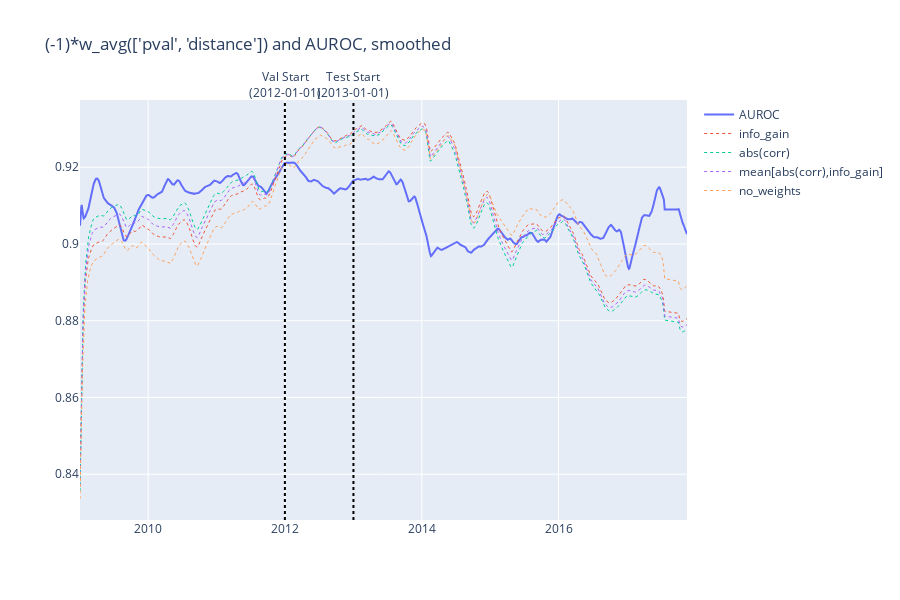

Notebook source saved alongside this figure:
### Code cell
from plotly.subplots import make_subplots
import plotly.graph_objects as go


def y_func(y):
    return y.apply(np.tanh).ewm(span=2).mean()


fig = make_subplots(rows=1, cols=1, shared_xaxes=True, vertical_spacing=0.01)

def none(x):
    return x

act = none

def y_func(y):
    # return y.apply(lambda x: np.clip(x, -1, 1))
    return y.apply(act)

span = 200
def smooth(y: pd.DataFrame):
    return y.ewm(span=span).mean()


x = pd.to_datetime(perf_df.index)

yp = perf_df['score']['label']['auroc']
fig.add_trace(go.Line(x=x, y=smooth(yp), showlegend=True,
              name="AUROC", hovertemplate="%{y: .5f}"), row=1, col=1)

u = yp.mean()
r = yp.max()-yp.min()

single_disp = dict(line=dict(dash="dot", width=1))
print("correlation with auroc")

for name in m:
    weights = m[name].sort_values(ascending=False)
    # weights = weights.iloc[:5]
    y = -w_avg(otherstd.loc[x], weights=weights.to_dict())

    print(f"   (-1)*w_avg({stat}, w={name}):", yp.corr(y))
    y = (y-y.mean())/(y.max()-y.min())*r+u
    fig.add_trace(go.Line(x=y.index, y=smooth(y), showlegend=True,
                          name=name, hovertemplate="%{y: .5f}", **single_disp), row=1, col=1)

    





# g = graph_view

# for c in list(g.columns.to_flat_index()):
#     name = "{} ({})".format(*c)
#     y = smooth(y_func(g[c]))
#     fig.add_trace(go.Line(x=g.index, y=y,
#                           showlegend=True,
#                           hovertemplate=f"%{{y: .5f}}",
#                           legendgroup=str(name),
#                           name=str(name),
#                           **single_disp
#                           ),
#                   row=1, col=1)


fig.add_shape(type='line',
              x0=settings.PADCHEST_SPLIT_DATES[0],
              y0=0,
              x1=settings.PADCHEST_SPLIT_DATES[0],
              y1=1,
              line=dict(color='black', dash='dot'),
              xref='x',
              yref='paper'
              )
fig.add_annotation(textangle=0,
                   xref="x",
                   yref="paper", x=settings.PADCHEST_SPLIT_DATES[0], y=1.08,
                   text=f"Val Start<br />({settings.PADCHEST_SPLIT_DATES[0]})", showarrow=False,)
fig.add_shape(type='line', x0=settings.PADCHEST_SPLIT_DATES[1], y0=0, x1=settings.PADCHEST_SPLIT_DATES[1], y1=1,
              line=dict(color='black', dash='dot'), xref='x', yref='paper'
              )
fig.add_annotation(textangle=0,
                   xref="x",
                   yref="paper", x=settings.PADCHEST_SPLIT_DATES[1], y=1.08,
                   text=f"Test Start<br />({settings.PADCHEST_SPLIT_DATES[1].strip()})", showarrow=False,)
fig.update_layout(title=f"(-1)*w_avg({stat}) and AUROC, smoothed")
fig.update_layout(hovermode="x unified")
fig.update_layout(height=600)
# fig.update_yaxes(range=[-0.1, 1.1])
fig.show()

### Figure 1 — Plotly figure (JSON) as saved in the notebook; plotly's stock layout.template omitted (floating-point values rounded to 4 significant figures; data arrays with more than 128 entries replaced by an {"elided": "..."} marker saying what was removed)
{"data": [{"hovertemplate": "%{y: .5f}", "name": "AUROC", "showlegend": true, "type": "scatter", "x": {"elided": "3170 str values"}, "xaxis": "x", "y": {"elided": "3170 float values"}, "yaxis": "y"}, {"hovertemplate": "%{y: .5f}", "line": {"dash": "dot", "width": 1}, "name": "info_gain", "showlegend": true, "type": "scatter", "x": {"elided": "3170 str values"}, "xaxis": "x", "y": {"elided": "3170 float values"}, "yaxis": "y"}, {"hovertemplate": "%{y: .5f}", "line": {"dash": "dot", "width": 1}, "name": "abs(corr)", "showlegend": true, "type": "scatter", "x": {"elided": "3170 str values"}, "xaxis": "x", "y": {"elided": "3170 float values"}, "yaxis": "y"}, {"hovertemplate": "%{y: .5f}", "line": {"dash": "dot", "width": 1}, "name": "mean[abs(corr),info_gain]", "showlegend": true, "type": "scatter", "x": {"elided": "3170 str values"}, "xaxis": "x", "y": {"elided": "3170 float values"}, "yaxis": "y"}, {"hovertemplate": "%{y: .5f}", "line": {"dash": "dot", "width": 1}, "name": "no_weights", "showlegend": true, "type": "scatter", "x": {"elided": "3170 str values"}, "xaxis": "x", "y": {"elided": "3170 float values"}, "yaxis": "y"}], "layout": {"annotations": [{"showarrow": false, "text": "Val Start<br />(2012-01-01)", "textangle": 0, "x": "2012-01-01", "xref": "x", "y": 1.08, "yref": "paper"}, {"showarrow": false, "text": "Test Start<br />(2013-01-01)", "textangle": 0, "x": " 2013-01-01", "xref": "x", "y": 1.08, "yref": "paper"}], "height": 600, "hovermode": "x unified", "shapes": [{"line": {"color": "black", "dash": "dot"}, "type": "line", "x0": "2012-01-01", "x1": "2012-01-01", "xref": "x", "y0": 0, "y1": 1, "yref": "paper"}, {"line": {"color": "black", "dash": "dot"}, "type": "line", "x0": " 2013-01-01", "x1": " 2013-01-01", "xref": "x", "y0": 0, "y1": 1, "yref": "paper"}], "title": {"text": "(-1)*w_avg(['pval', 'distance']) and AUROC, smoothed"}, "xaxis": {"anchor": "y", "domain": [0, 1]}, "yaxis": {"anchor": "x", "domain": [0, 1]}}}
